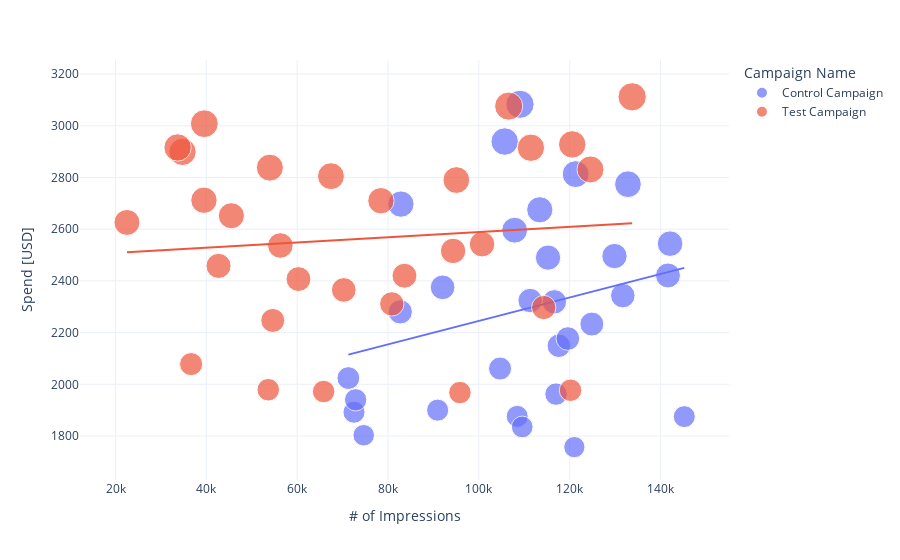

The notebook cell saved with this chart:
### Markdown cell above
### Find the best Marketing Strategy by A/B Testing

### Code cell
figure = px.scatter(data_frame = merge_data, 
                    x="# of Impressions",
                    y="Spend [USD]", 
                    size="Spend [USD]", 
                    color= "Campaign Name", 
                    trendline="ols")
figure.show()

### Figure 1 — Plotly figure (JSON) as saved in the notebook; plotly's stock layout.template omitted (floating-point values rounded to 4 significant figures)
{"data": [{"hovertemplate": "Campaign Name=Control Campaign<br># of Impressions=%{x}<br>Spend [USD]=%{marker.size}<extra></extra>", "legendgroup": "Control Campaign", "marker": {"color": "#636efa", "size": [2280, 2149, 2490, 2319, 2697, 1875, 2774, 2024, 2177, 1876, 2596, 1757, 2675, 1803, 2939, 2496, 1892, 1962, 2233, 2061, 2421, 2375, 2343, 2324, 1940, 1835, 3083, 2544, 1900, 2813], "sizemode": "area", "sizeref": 7.78, "symbol": "circle"}, "mode": "markers", "name": "Control Campaign", "orientation": "v", "showlegend": true, "type": "scatter", "x": [82702, 117624, 115247, 116639, 82847, 145248, 132845, 71274, 119612, 108452, 107890, 121040, 113430, 74654, 105705, 129880, 72515, 117006, 124897, 104678, 141654, 92029, 131711, 111306, 72878, 109600.0, 109076, 142123, 90939, 121332], "xaxis": "x", "y": [2280, 2149, 2490, 2319, 2697, 1875, 2774, 2024, 2177, 1876, 2596, 1757, 2675, 1803, 2939, 2496, 1892, 1962, 2233, 2061, 2421, 2375, 2343, 2324, 1940, 1835, 3083, 2544, 1900, 2813], "yaxis": "y"}, {"hovertemplate": "<b>OLS trendline</b><br>Spend [USD] = 0.00453629 * # of Impressions + 1791.44<br>R<sup>2</sup>=0.069265<br><br>Campaign Name=Control Campaign<br># of Impressions=%{x}<br>Spend [USD]=%{y} <b>(trend)</b><extra></extra>", "legendgroup": "Control Campaign", "marker": {"color": "#636efa", "symbol": "circle"}, "mode": "lines", "name": "Control Campaign", "showlegend": false, "type": "scatter", "x": [71274, 72515, 72878, 74654, 82702, 82847, 90939, 92029, 104678, 105705, 107890, 108452, 109076, 109600.0, 111306, 113430, 115247, 116639, 117006, 117624, 119612, 121040, 121332, 124897, 129880, 131711, 132845, 141654, 142123, 145248], "xaxis": "x", "y": [2115.0, 2120.0, 2122.0, 2130.0, 2167.0, 2167.0, 2204.0, 2209.0, 2266.0, 2271.0, 2281.0, 2283.0, 2286.0, 2288.0, 2296.0, 2306.0, 2314.0, 2321.0, 2322.0, 2325.0, 2334.0, 2341.0, 2342.0, 2358.0, 2381.0, 2389.0, 2394.0, 2434.0, 2436.0, 2450.0], "yaxis": "y"}, {"hovertemplate": "Campaign Name=Test Campaign<br># of Impressions=%{x}<br>Spend [USD]=%{marker.size}<extra></extra>", "legendgroup": "Test Campaign", "marker": {"color": "#EF553B", "size": [3008, 2790, 2420, 2831, 1972, 2537, 2516, 3076, 1968, 1979, 2626, 2542, 2712, 3112, 2899, 2407, 2078, 2928, 2311, 2915, 2247, 2805, 2365, 1977, 2710, 2297, 2458, 2838, 2916, 2652], "sizemode": "area", "sizeref": 7.78, "symbol": "circle"}, "mode": "markers", "name": "Test Campaign", "orientation": "v", "showlegend": true, "type": "scatter", "x": [39550, 95054, 83633, 124591, 65827, 56304, 94338, 106584, 95843, 53632, 22521, 100719, 39470, 133771, 34752, 60286, 36650, 120576, 80841, 111469, 54627, 67444, 70263, 120203, 78451, 114295, 42684, 53986, 33669, 45511], "xaxis": "x", "y": [3008, 2790, 2420, 2831, 1972, 2537, 2516, 3076, 1968, 1979, 2626, 2542, 2712, 3112, 2899, 2407, 2078, 2928, 2311, 2915, 2247, 2805, 2365, 1977, 2710, 2297, 2458, 2838, 2916, 2652], "yaxis": "y"}, {"hovertemplate": "<b>OLS trendline</b><br>Spend [USD] = 0.00100671 * # of Impressions + 2487.98<br>R<sup>2</sup>=0.008600<br><br>Campaign Name=Test Campaign<br># of Impressions=%{x}<br>Spend [USD]=%{y} <b>(trend)</b><extra></extra>", "legendgroup": "Test Campaign", "marker": {"color": "#EF553B", "symbol": "circle"}, "mode": "lines", "name": "Test Campaign", "showlegend": false, "type": "scatter", "x": [22521, 33669, 34752, 36650, 39470, 39550, 42684, 45511, 53632, 53986, 54627, 56304, 60286, 65827, 67444, 70263, 78451, 80841, 83633, 94338, 95054, 95843, 100719, 106584, 111469, 114295, 120203, 120576, 124591, 133771], "xaxis": "x", "y": [2511.0, 2522.0, 2523.0, 2525.0, 2528.0, 2528.0, 2531.0, 2534.0, 2542.0, 2542.0, 2543.0, 2545.0, 2549.0, 2554.0, 2556.0, 2559.0, 2567.0, 2569.0, 2572.0, 2583.0, 2584.0, 2584.0, 2589.0, 2595.0, 2600.0, 2603.0, 2609.0, 2609.0, 2613.0, 2623.0], "yaxis": "y"}], "layout": {"legend": {"itemsizing": "constant", "title": {"text": "Campaign Name"}, "tracegroupgap": 0}, "margin": {"t": 60}, "xaxis": {"anchor": "y", "domain": [0, 1], "title": {"text": "# of Impressions"}}, "yaxis": {"anchor": "x", "domain": [0, 1], "title": {"text": "Spend [USD]"}}}}
